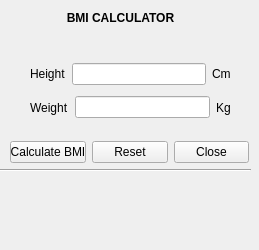
<?xml version="1.0" encoding="UTF-8"?>
<ui version="4.0">
 <class>Form</class>
 <widget class="QWidget" name="Form">
  <property name="geometry">
   <rect>
    <x>0</x>
    <y>0</y>
    <width>259</width>
    <height>250</height>
   </rect>
  </property>
  <property name="windowTitle">
   <string>Form</string>
  </property>
  <widget class="QLabel" name="label">
   <property name="geometry">
    <rect>
     <x>60</x>
     <y>10</y>
     <width>121</width>
     <height>16</height>
    </rect>
   </property>
   <property name="font">
    <font>
     <pointsize>9</pointsize>
     <weight>75</weight>
     <bold>true</bold>
     <underline>false</underline>
    </font>
   </property>
   <property name="text">
    <string>BMI CALCULATOR</string>
   </property>
   <property name="alignment">
    <set>Qt::AlignCenter</set>
   </property>
  </widget>
  <widget class="QLabel" name="label_bmi">
   <property name="geometry">
    <rect>
     <x>50</x>
     <y>190</y>
     <width>161</width>
     <height>21</height>
    </rect>
   </property>
   <property name="font">
    <font>
     <pointsize>9</pointsize>
     <weight>75</weight>
     <bold>true</bold>
    </font>
   </property>
   <property name="text">
    <string> </string>
   </property>
  </widget>
  <widget class="Line" name="line">
   <property name="geometry">
    <rect>
     <x>0</x>
     <y>160</y>
     <width>251</width>
     <height>20</height>
    </rect>
   </property>
   <property name="orientation">
    <enum>Qt::Horizontal</enum>
   </property>
  </widget>
  <widget class="QWidget" name="">
   <property name="geometry">
    <rect>
     <x>30</x>
     <y>60</y>
     <width>201</width>
     <height>61</height>
    </rect>
   </property>
   <layout class="QVBoxLayout" name="verticalLayout">
    <item>
     <layout class="QHBoxLayout" name="horizontalLayout">
      <item>
       <widget class="QLabel" name="label_height">
        <property name="text">
         <string>Height</string>
        </property>
       </widget>
      </item>
      <item>
       <widget class="QLineEdit" name="lineEdit_height"/>
      </item>
      <item>
       <widget class="QLabel" name="label_2">
        <property name="text">
         <string>Cm</string>
        </property>
       </widget>
      </item>
     </layout>
    </item>
    <item>
     <layout class="QHBoxLayout" name="horizontalLayout_2">
      <item>
       <widget class="QLabel" name="label_weight">
        <property name="text">
         <string>Weight</string>
        </property>
       </widget>
      </item>
      <item>
       <widget class="QLineEdit" name="lineEdit_weight"/>
      </item>
      <item>
       <widget class="QLabel" name="label_3">
        <property name="text">
         <string>Kg</string>
        </property>
       </widget>
      </item>
     </layout>
    </item>
   </layout>
  </widget>
  <widget class="QWidget" name="">
   <property name="geometry">
    <rect>
     <x>10</x>
     <y>140</y>
     <width>239</width>
     <height>25</height>
    </rect>
   </property>
   <layout class="QHBoxLayout" name="horizontalLayout_3">
    <item>
     <widget class="QPushButton" name="pushButton_bmi">
      <property name="text">
       <string>Calculate BMI</string>
      </property>
     </widget>
    </item>
    <item>
     <widget class="QPushButton" name="pushButton_reset">
      <property name="text">
       <string>Reset</string>
      </property>
     </widget>
    </item>
    <item>
     <widget class="QPushButton" name="pushButton_close">
      <property name="text">
       <string>Close</string>
      </property>
     </widget>
    </item>
   </layout>
  </widget>
 </widget>
 <resources/>
 <connections/>
</ui>
